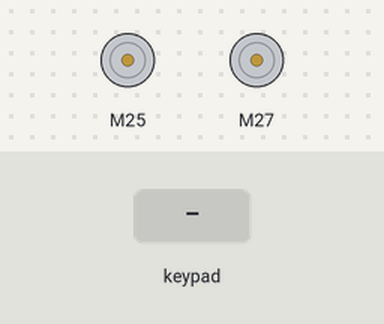
A program run on a simulated ESP32. Parts: 2 × DC motor (green arrow = forward, orange = backward, longer = faster). The test bench sets the inputs (shaded band).

Above: at 1.2 s.
1.3 s: key 'U' pressed
At 1.5 s:
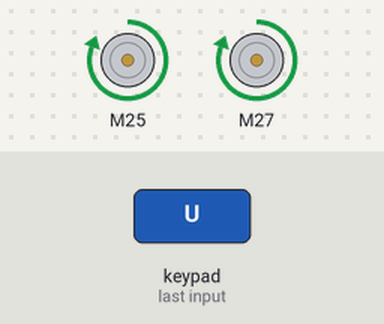
3.2 s: key 'L' pressed
At 3.4 s:
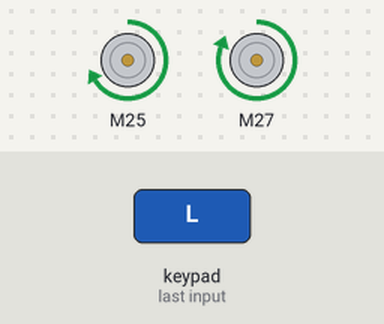
5.1 s: key 'R' pressed
At 5.3 s:
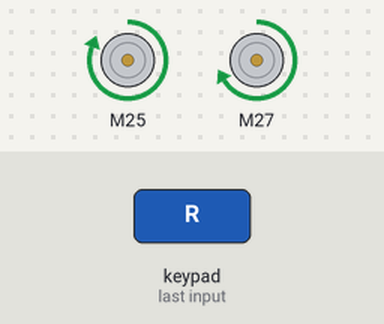
Timing chart, 0 to 8.1 s (numbered marks = the images above; inputs shaded):
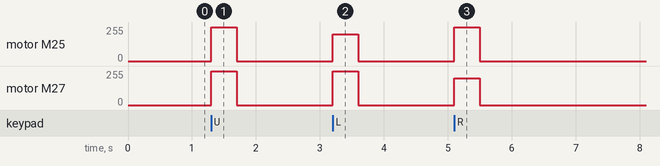

The program:

main.cpp
```cpp
#include <Arduino.h>
#include <DabbleESP32.h>
#include <SparkFun_TB6612.h>

using namespace std;

#define AIN1 25
#define BIN1 27
#define AIN2 33
#define BIN2 14
#define PWMA 32
#define PWMB 13
#define STBY 26

const int offsetA = 1;
const int offsetB = 1;

Motor motor1 = Motor(AIN1, AIN2, PWMA, offsetA, STBY);
Motor motor2 = Motor(BIN1, BIN2, PWMB, offsetB, STBY);

void setup() {
  Serial.begin(115200);
  Dabble.begin("Billu-Bot");
}

void loop(){
  Dabble.processInput();
  float x_axis = GamePad.getXaxisData();
  int radius = GamePad.getRadius();

  int pwm1 = 0;
  int pwm2 = 0;
  int mapped_x = x_axis * 55 / 7; // decreasing factor 55
  int mapped_radius = radius * 255 / 7;

  pwm1 += (mapped_radius + mapped_x);
  pwm2 += (mapped_radius - mapped_x);

  if (pwm1 > 255) pwm1 = 255;
  if (pwm2 > 255) pwm2 = 255;

  motor1.drive(pwm1);
  motor2.drive(pwm2);
}
```

Measured:
- after the input at 1.3 s, motor M25, motor M27: stopped → forward 255/255 at once, → stopped 0.40 s later
- after the input at 3.2 s, motor M25: stopped → forward 200/255 at once, → stopped 0.40 s later; motor M27: stopped → forward 255/255 at once, → stopped 0.40 s later
- after the input at 5.1 s, motor M25: stopped → forward 255/255 at once, → stopped 0.40 s later; motor M27: stopped → forward 200/255 at once, → stopped 0.40 s later
